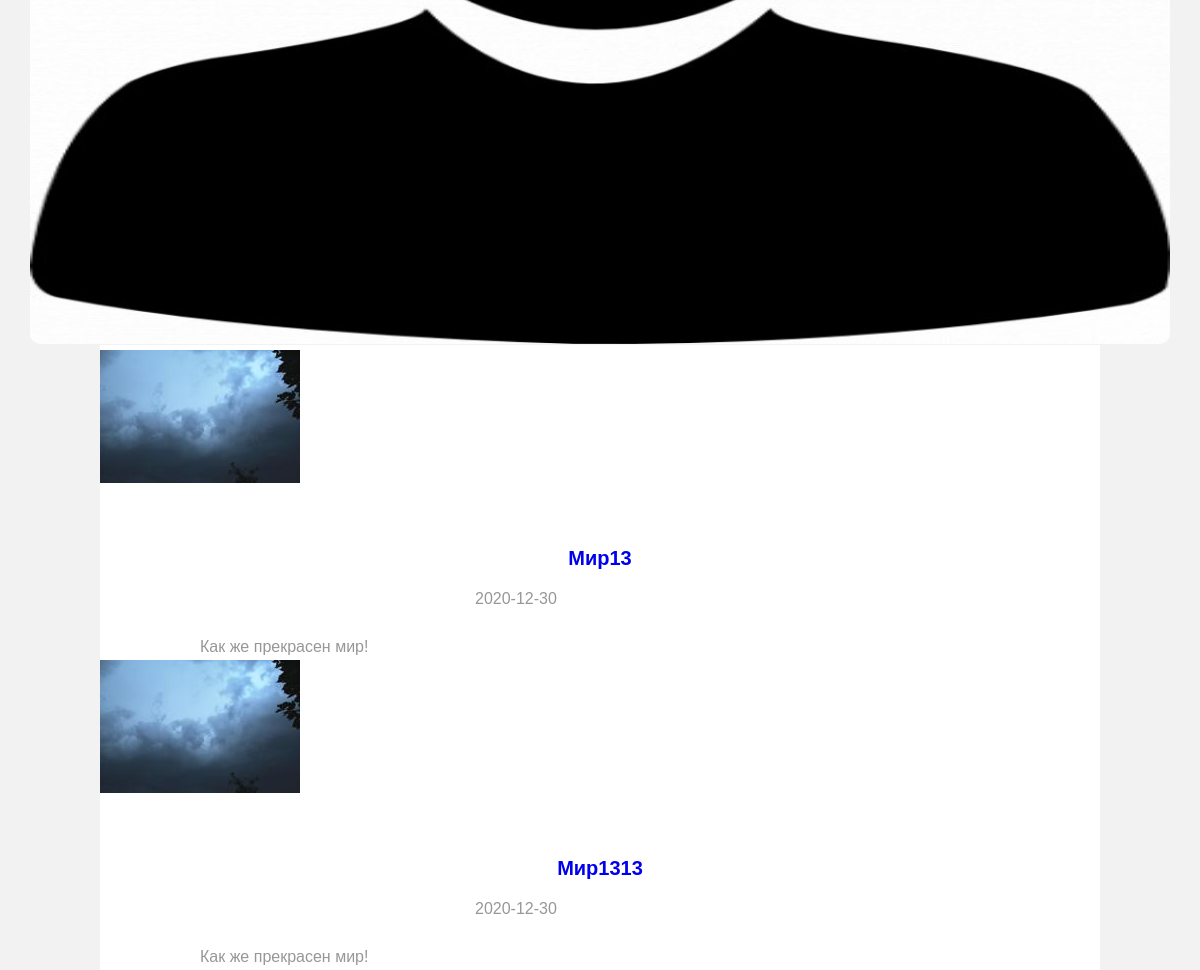
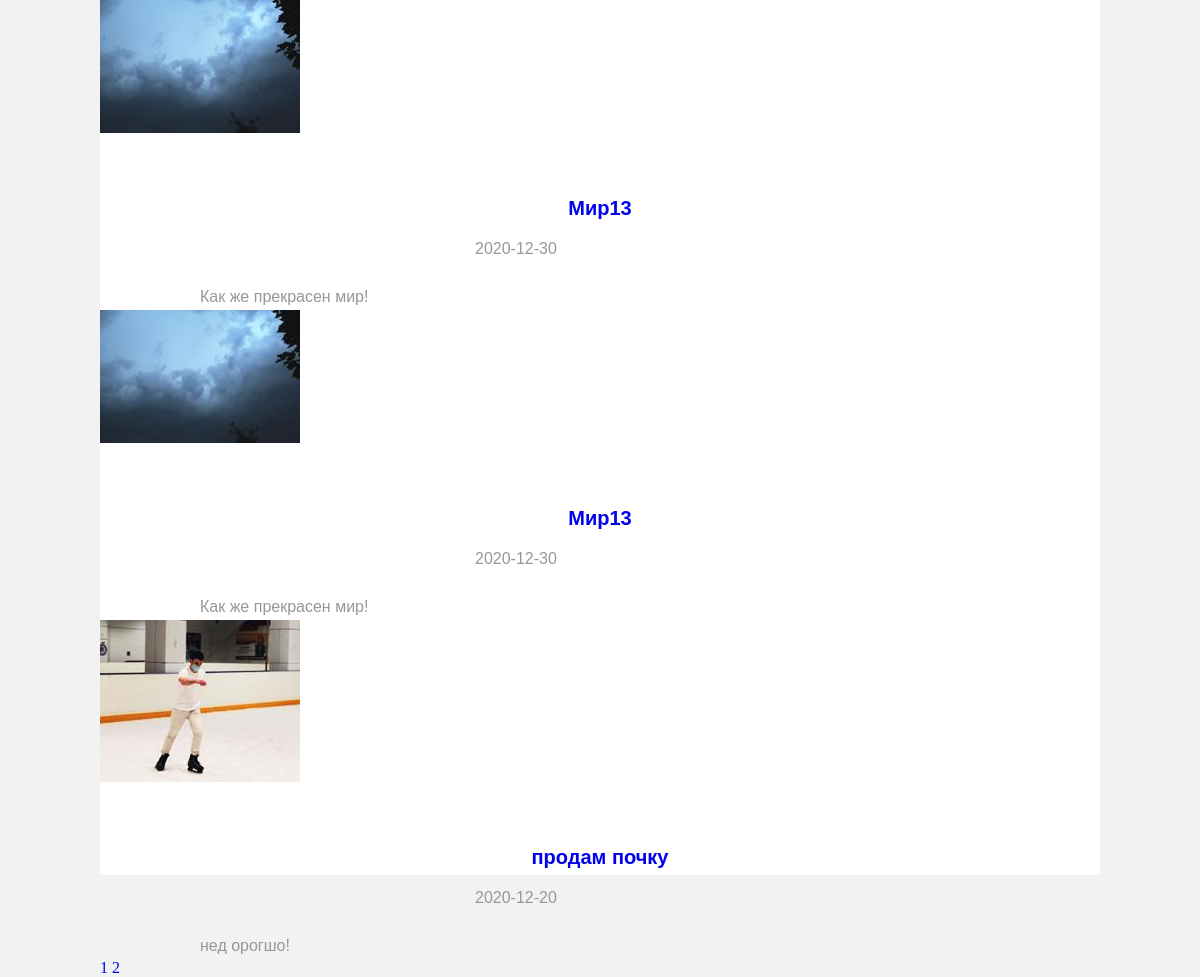
Before: / (lower part) with the older database file (2 pictures, top to bottom).
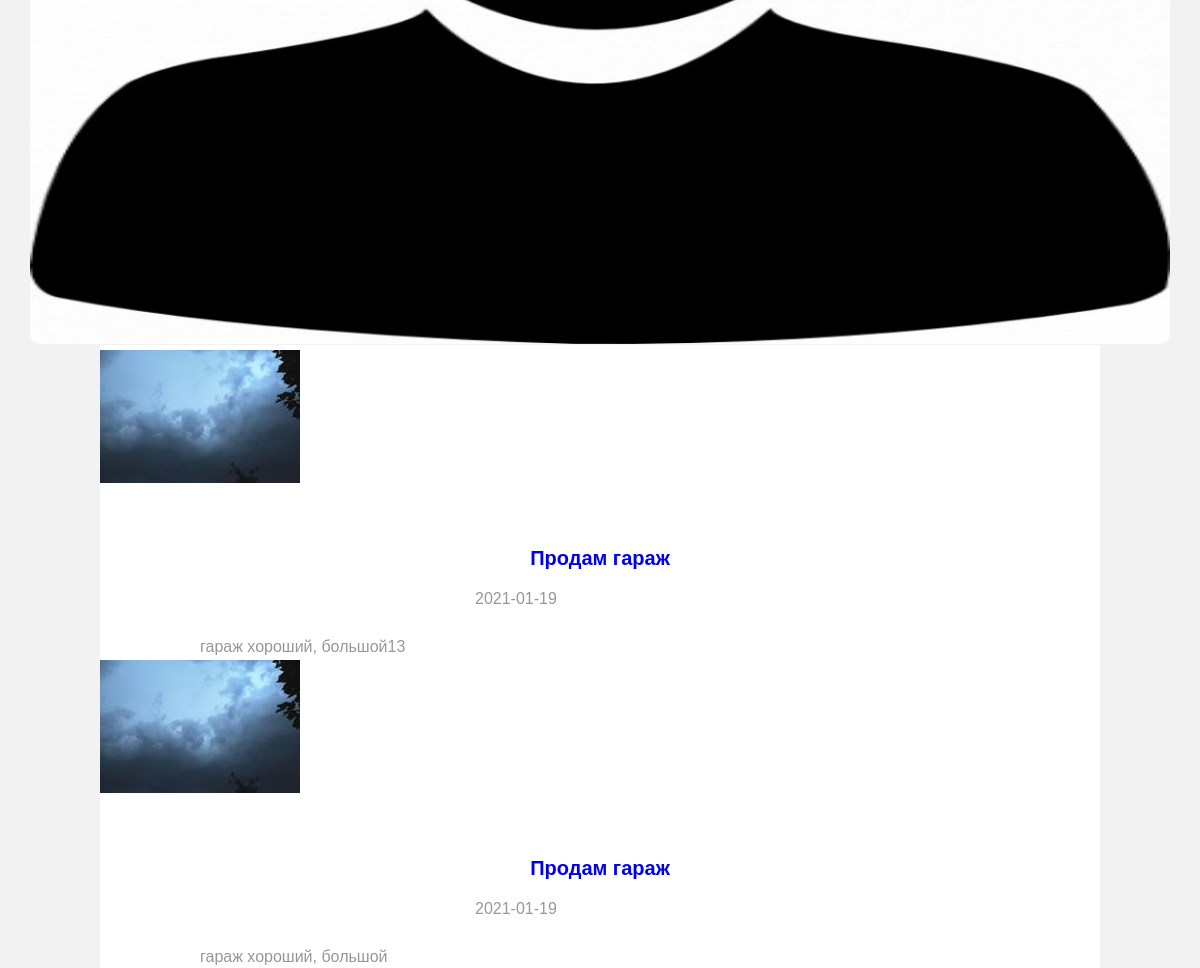
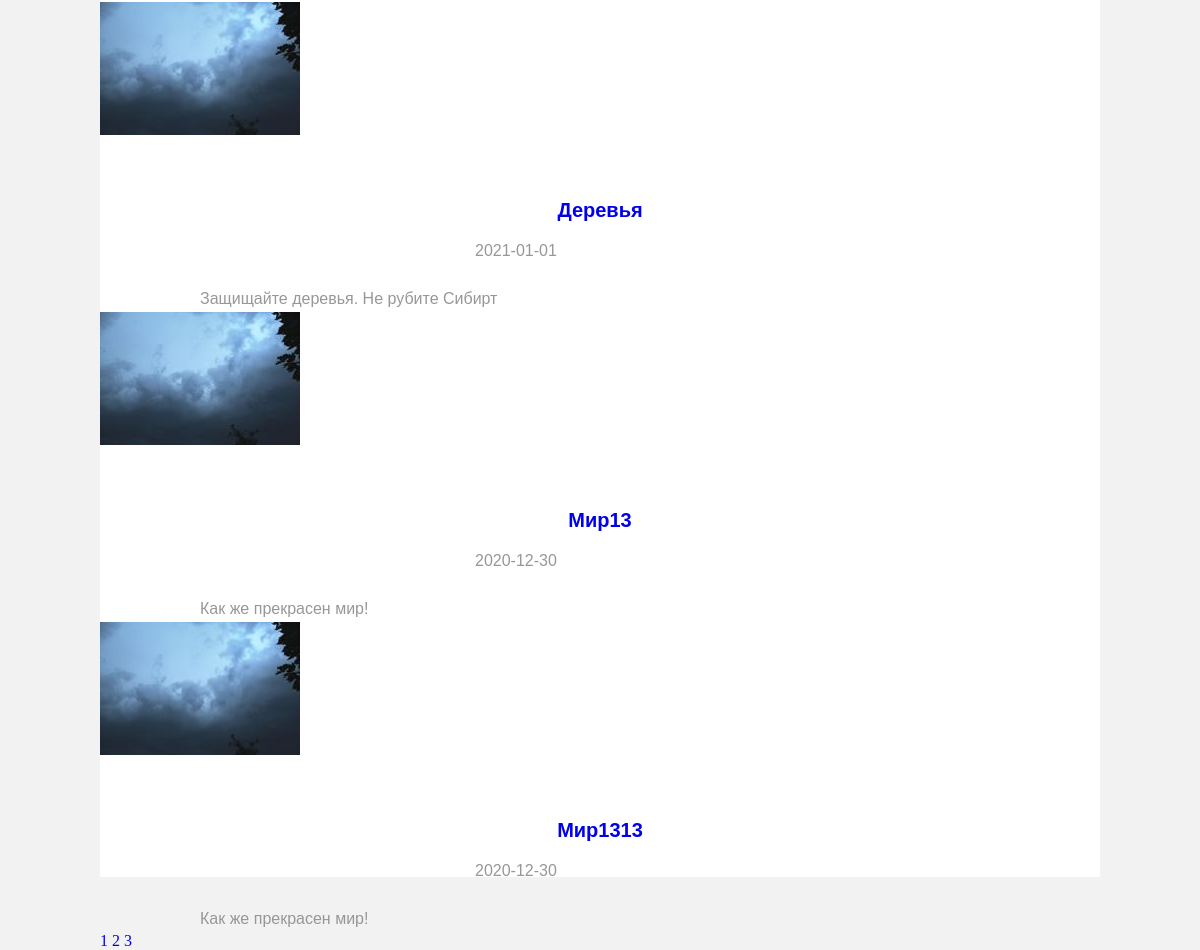
After: the same page with the newer database file (2 pictures, top to bottom).
### models.py (models this page shows, shortened)
class Post(db.Model):
    __tablename__ = 'posts'
    id = db.Column(db.Integer(), primary_key=True)
    title = db.Column(db.String(100), nullable=False)
    date_posted = db.Column(db.DateTime, nullable=True, default=datetime.utcnow)
    content = db.Column(db.Text(), nullable=True)
    user_id = db.Column(db.Integer(), db.ForeignKey('users.id'), nullable=True)

class User(db.Model, UserMixin):
    __tablename__ = 'users'
    id = db.Column(db.Integer(),  primary_key=True)
    username = db.Column(db.String(20), nullable=False, unique=True)
    email = db.Column(db.String(50), nullable=False, unique=True)
    avatar = db.Column(db.String(20), nullable=False, default='pic.jpg')
    password = db.Column(db.String(20), nullable=False)
    posts = db.relationship('Post', backref='author', lazy=True)

### main_app.py (the view)
@app.route('/')
def index():
    page = request.args.get('page')
    ''' Если полученные данные равны строковой цифре, то делаем их int, иначе если это буквы
    или другие символы, то задаём по стандарту 1 страницу. Это на тот случай,
    если пользователь
    решит поиграться'''
    if page and page.isdigit():
        page = int(page)
    else:
        page = 1
    posts = Post.query.order_by(Post.date_posted.desc()).paginate(page=page, per_page=5)
    return render_template('base.html', posts=posts)

### templates/base.html (shortened to what this page needs)
<!DOCTYPE html>
<html>
<head>
	<link rel="stylesheet" type="text/css" href="{{url_for('static', filename='style.css')}}">
</head>
<body>
<div class='wrap2'>
	<div class='content'>
		<div class='div_img'>
			<img src='static/pic.jpg'>
		</div>
	</div>
</div>
<div class='wrap3'>
	<div class='under_wrap3'>
			  {% for post in posts.items %}
			  <div>
				  <img src="{{ url_for('static', filename='profile_images/' + post.author.avatar) }}"
			  </div>
		 <div class='title'>
		 	<span> <a href="{{ url_for('post', post_id=post.id) }}">{{post.title}} </a> </span>
		 </div>
		 <div class='under_title'>
		 	<div class='date'>
		 		<span> {{post.date_posted.strftime('%Y-%m-%d')}} </span>
		 	</div>
		 </div>
		 <div class='post'>
		 <p>
			{{post.content}}
		 </div>
		 {% endfor %}
		 {% for page in posts.iter_pages() %}
		 	<a href='./?page={{page}}'>{{page}}</a>
		 {% endfor %}
	</div>
</div>
</body>
</html>

### static/style.css (style rules this page uses)
* { box-sizing: border-box; margin: 0px; }
body { background-color: #f2f2f2; }
a { text-decoration: none; }
.wrap2 { margin: auto; width: 1140px; }
.div_img img { width: 1140px; height: 650px; margin-top: 100px; border-radius: 10px; }
.wrap3 { margin: auto; width: 1140px; }
.under_wrap3 { width: 1000px; background-color: white; margin: auto; margin-top: -3px; padding-top: 5px; height: 1500px; }
.title { text-align: center; margin-top: 60px; }
.title span { font-family: 'Rubik', sans-serif; font-weight: bold; font-size: 20px; }
.under_title { width: 250px; display: flex; justify-content: space-between; margin: auto; margin-top: 20px; font-family: 'Rubik', sans-serif; color: #979797; }
.post { width: 800px; word-wrap: break-word; margin: auto; margin-top: 25px; font-family: 'Rubik', sans-serif; color: #979797; line-height: 27px; }

Changed rows visible on the page:
no longer on this page (row unchanged): Post: avatar (picture), title "Мир13", date_posted "2020-12-30", content "Как же прекрасен мир!"
no longer on this page (row unchanged): Post: avatar (picture), title "Мир13", date_posted "2020-12-30", content "Как же прекрасен мир!"
no longer on this page (row unchanged): Post: avatar (picture), title "продам почку", date_posted "2020-12-20", content "нед орогшо!"
added Post: avatar (picture), title "Продам гараж", date_posted "2021-01-19", content "гараж хороший, большой13"
added Post: avatar (picture), title "Продам гараж", date_posted "2021-01-19", content "гараж хороший, большой"
added Post: avatar (picture), title "Деревья", date_posted "2021-01-01", content "Защищайте деревья. Не рубите Сибирт"
Other visible differences:
new list line: "3"
